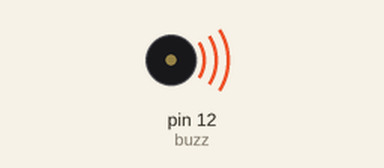
Bench run of a sketch on a simulated Arduino Uno, built with avr-gcc and run on an emulated ATmega328P. Shown: buzzer (waves = sounding).

Above: at 0.2 s.
At 1.7 s:
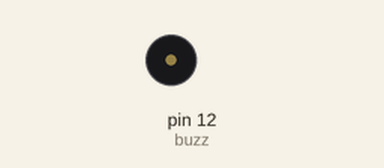
Timing chart, 0 to 3.0 s (numbered marks = the images above):
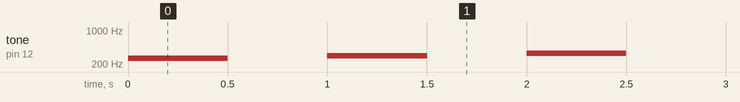

Measured:
- by itself, tone on pin 12 (buzz): plays 262 Hz for 0.50 s, 294 Hz for 0.50 s, 330 Hz for 0.50 s, 349 Hz for 0.50 s, 392 Hz for 0.50 s, 440 Hz for 0.50 s … (130 notes in this stretch)

The sketch:

Lection_5.ino
```cpp
int Do = 262, Re = 294, Mi = 330, Fa = 349, Sol = 392, La = 440, Si = 494, Do2 = 524;
int buzz = 12; //¡¡¡No es necesario un pin PWM, cualquier pin digital funcionará!!!

int wait = 0; void setup() {
pinMode(buzz, OUTPUT);//Inicializa el pin del zumbador como una salida
}

void loop() {
wait = 500;
tone(buzz, Do, wait);
delay(1000);//espera 1s
tone(buzz, Re, wait);
delay(1000);//espera 1s
tone(buzz, Mi, wait);
delay(1000);//espera 1s
tone(buzz, Fa, wait);
delay(1000);//espera 1s

tone(buzz, Sol, wait);
delay(1000);//espera 1s
tone(buzz, La, wait);
delay(1000);//espera 1s
tone(buzz, Si, wait);
delay(1000);//espera 1s
 tone(buzz, Do2, wait);
 delay(1000);//espera 1s

  tone(buzz, Do2, wait);
 delay(1000);//espera 1s
tone(buzz, Si, wait);
delay(1000);//espera 1s
tone(buzz, La, wait);
delay(1000);//espera 1s
tone(buzz, Sol, wait);
delay(1000);//espera 1s
tone(buzz, Fa, wait);
delay(1000);//espera 1s
tone(buzz, Mi, wait);
delay(1000);//espera 1s
tone(buzz, Re, wait);
delay(1000);//espera 1s
tone(buzz, Do, wait);
delay(1000);//espera 1s
noTone(buzz);


}
```
